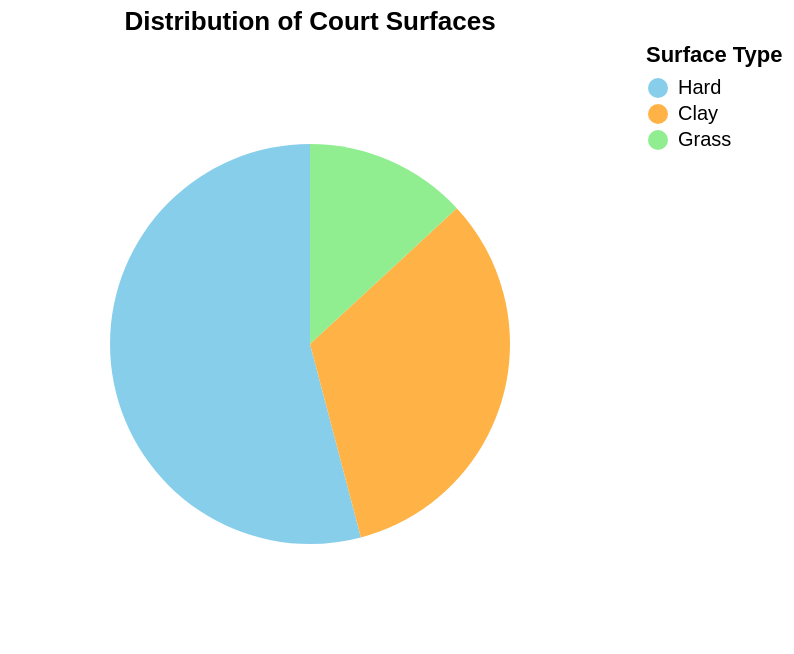

Write a Vega-Lite specification for this figure.
### Vega-Lite specification from a JSON file in a GitHub repository (floating-point values rounded to 4 significant figures)
{"$schema": "https://vega.github.io/schema/vega-lite/v5.json", "data": {"values": [{"category": "All ATP Tournaments", "surface": "Hard", "count": 33}, {"category": "All ATP Tournaments", "surface": "Clay", "count": 20}, {"category": "All ATP Tournaments", "surface": "Grass", "count": 8}, {"category": "Grand Slams", "surface": "Hard", "count": 2}, {"category": "Grand Slams", "surface": "Clay", "count": 1}, {"category": "Grand Slams", "surface": "Grass", "count": 1}, {"category": "1000", "surface": "Hard", "count": 6}, {"category": "1000", "surface": "Clay", "count": 3}, {"category": "1000", "surface": "Grass", "count": 0}, {"category": "500", "surface": "Hard", "count": 8}, {"category": "500", "surface": "Clay", "count": 3}, {"category": "500", "surface": "Grass", "count": 2}, {"category": "250", "surface": "Hard", "count": 17}, {"category": "250", "surface": "Clay", "count": 13}, {"category": "250", "surface": "Grass", "count": 5}]}, "params": [{"name": "CategorySelection", "value": "All ATP Tournaments", "bind": {"input": "select", "options": ["All ATP Tournaments", "Grand Slams", "1000", "500", "250"], "labels": ["All ATP Tournaments", "Grand Slams", "1000", "500", "250"], "name": "Select Tournament Category: "}}], "transform": [{"filter": "datum.category == CategorySelection"}, {"window": [{"op": "sum", "field": "count", "as": "TotalCount"}], "frame": [null, null]}, {"calculate": "(datum.count / datum.TotalCount) * 100", "as": "Percentage"}], "mark": {"type": "arc", "outerRadius": 100}, "encoding": {"theta": {"field": "count", "type": "quantitative"}, "color": {"field": "surface", "type": "nominal", "scale": {"domain": ["Hard", "Clay", "Grass"], "range": ["#87CEEB", "#FFB347", "#90EE90"]}, "title": "Surface Type"}, "tooltip": [{"field": "surface", "type": "nominal", "title": "Surface"}, {"field": "count", "type": "quantitative", "title": "Count"}, {"field": "Percentage", "type": "quantitative", "title": "Percentage", "format": ".2f"}]}, "view": {"stroke": "transparent"}, "title": "Distribution of Court Surfaces"}
